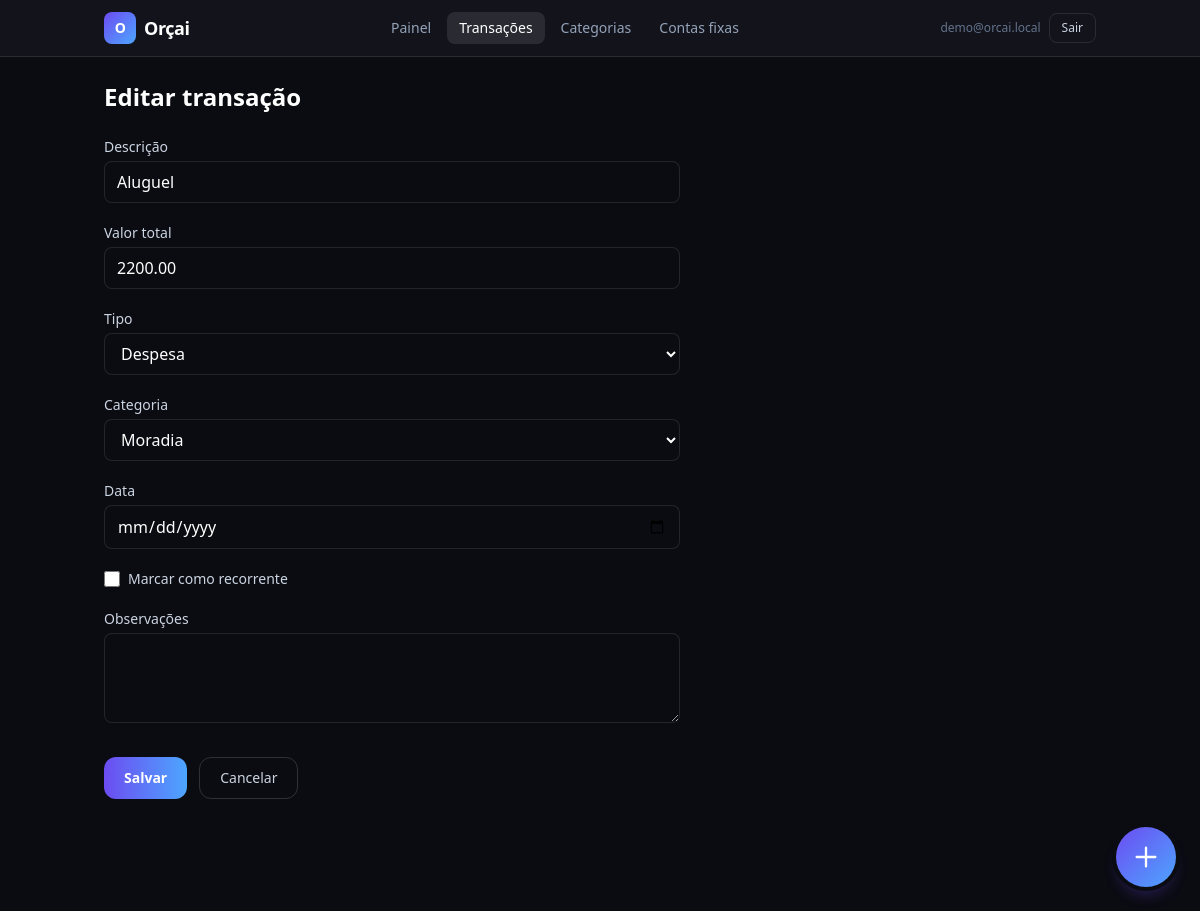
Screenshot of /transacoes/2/editar/ (signed in) with the database file from the repository.
### users/models.py (models this page shows, shortened)
class User(AbstractUser):
    email = models.EmailField("e-mail", unique=True)
    USERNAME_FIELD = "email"
    REQUIRED_FIELDS: list[str] = []
    class Meta:
        verbose_name = "usuário"
        verbose_name_plural = "usuários"

### finance/models.py (models this page shows, shortened)
class Transaction(models.Model):
    user = models.ForeignKey(
        settings.AUTH_USER_MODEL,
        on_delete=models.CASCADE,
        related_name="transactions",
    )
    description = models.CharField("descrição", max_length=255)
    amount = models.DecimalField(
        "valor",
        max_digits=14,
        decimal_places=2,
        validators=[MinValueValidator(Decimal("0.01"))],
    )
    transaction_type = models.CharField(
        "tipo",
        max_length=16,
        choices=TransactionType.choices,
    )
    category = models.ForeignKey(
        Category,
        on_delete=models.SET_NULL,
        null=True,
        blank=True,
        related_name="transactions",
    )
    occurred_on = models.DateField("data")
    is_recurring = models.BooleanField(
        "recorrente",
        default=False,
        help_text="Indica padrão recorrente além do plano de parcelas (ex.: assinatura).",
    )
    installment_plan = models.ForeignKey(
        InstallmentPlan,
        on_delete=models.CASCADE,
        null=True,
        blank=True,
        related_name="transactions",
    )
    installment_number = models.PositiveSmallIntegerField(
        "número da parcela",
        null=True,
        blank=True,
    )
    notes = models.TextField("observações", blank=True)
    created_at = models.DateTimeField(auto_now_add=True)
    updated_at = models.DateTimeField(auto_now=True)
    class Meta:
        verbose_name = "transação"
        verbose_name_plural = "transações"
        ordering = ["-occurred_on", "-pk"]
        indexes = [
            models.Index(fields=["user", "occurred_on"]),
            models.Index(fields=["user", "transaction_type", "occurred_on"]),
        ]

### finance/views.py (the view, shortened to what this page needs)
# urls.py: path("transacoes/<int:pk>/editar/", views.TransactionUpdateView.as_view(), name="transaction_update"),
class TransactionUpdateView(UserScopedMixin, UpdateView):
    model = Transaction
    form_class = TransactionForm
    template_name = "finance/transaction_form.html"
    pk_url_kwarg = "pk"
    def get_form_kwargs(self):
        kw = super().get_form_kwargs()
        kw["user"] = self.request.user
        kw["is_create"] = False
        return kw

### finance/mixins.py (called while the page is built)
    def get_queryset(self):
        qs = super().get_queryset()
        return qs.filter(**{self.user_field: self.request.user})

### templates/finance/transaction_form.html (shortened to what this page needs)
{% extends "layouts/app_shell.html" %}
{% block app_main %}
<h1 class="text-2xl font-semibold text-white">{% if object %}Editar transação{% else %}Nova transação{% endif %}</h1>
<form method="post" class="mt-6 max-w-xl space-y-5">
  <div>
    <label class="block text-sm font-medium text-slate-300" for="id_description">Descrição</label>
    {{ form.description }}
  </div>
  <div>
    <label class="block text-sm font-medium text-slate-300" for="id_amount">Valor total</label>
    {{ form.amount }}
  </div>
  <div>
    <label class="block text-sm font-medium text-slate-300" for="id_transaction_type">Tipo</label>
    {{ form.transaction_type }}
  </div>
  <div>
    <label class="block text-sm font-medium text-slate-300" for="id_category">Categoria</label>
    <select name="{{ form.category.name }}" id="id_category" class="mt-1 w-full rounded-lg border border-white/10 bg-[#0B0B12] px-3 py-2 text-white outline-none focus:ring-2 focus:ring-skyfi">
      {% for choice in form.category.field.queryset %}
      <option value="{{ choice.pk }}" data-kind="{{ choice.kind }}"
        {% if form.category.value == choice.pk or form.category.value|stringformat:'s' == choice.pk|stringformat:'s' %}selected{% endif %}>{{ choice.name }}</option>
      {% endfor %}
    </select>
  </div>
  <div>
    <label class="block text-sm font-medium text-slate-300" for="id_occurred_on">Data</label>
    {{ form.occurred_on }}
  </div>
  <div class="flex items-center gap-2">
    {{ form.is_recurring }}
    <label class="text-sm text-slate-300" for="id_is_recurring">Marcar como recorrente</label>
  </div>
  <div>
    <label class="block text-sm font-medium text-slate-300" for="id_notes">Observações</label>
    {{ form.notes }}
  </div>
  <div class="flex flex-wrap gap-3 pt-2">
    <button type="submit" class="rounded-xl bg-gradient-to-r from-orchid to-skyfi px-5 py-2.5 text-sm font-semibold text-white hover:opacity-95">Salvar</button>
    <a href="{% url 'finance:transaction_list' %}" class="rounded-xl border border-white/15 px-5 py-2.5 text-sm text-slate-300 hover:bg-white/5">Cancelar</a>
  </div>
</form>
{% endblock %}

### templates/partials/app_nav.html (shortened to what this page needs)
{% with path=request.path %}
<header class="sticky top-0 z-40 border-b border-white/10 bg-card/90 backdrop-blur">
  <div class="mx-auto flex max-w-5xl flex-wrap items-center justify-between gap-3 px-4 py-3">
    <a href="{% url 'dashboard:home' %}" class="flex items-center gap-2 text-lg font-semibold tracking-tight text-white">
      <span class="inline-flex h-8 w-8 items-center justify-center rounded-lg bg-gradient-to-br from-orchid to-skyfi text-sm font-bold">O</span>
      Orçai
    </a>
    <nav class="flex flex-wrap items-center gap-1 text-sm">
      <a href="{% url 'dashboard:home' %}" class="rounded-lg px-3 py-1.5 {% if path == '/' %}bg-white/10 text-white{% else %}text-slate-400 hover:bg-white/5 hover:text-white{% endif %}">Painel</a>
      <a href="{% url 'finance:transaction_list' %}" class="rounded-lg px-3 py-1.5 {% if '/transacoes' in path %}bg-white/10 text-white{% else %}text-slate-400 hover:bg-white/5 hover:text-white{% endif %}">Transações</a>
      <a href="{% url 'finance:category_list' %}" class="rounded-lg px-3 py-1.5 {% if '/categorias' in path %}bg-white/10 text-white{% else %}text-slate-400 hover:bg-white/5 hover:text-white{% endif %}">Categorias</a>
      <a href="{% url 'finance:recurring_list' %}" class="rounded-lg px-3 py-1.5 {% if '/contas-fixas' in path %}bg-white/10 text-white{% else %}text-slate-400 hover:bg-white/5 hover:text-white{% endif %}">Contas fixas</a>
    </nav>
    <div class="flex items-center gap-2">
      <span class="hidden max-w-[140px] truncate text-xs text-slate-500 sm:inline">{{ user.email }}</span>
      <form action="{% url 'users:logout' %}" method="post">
        <button type="submit" class="rounded-lg border border-white/10 px-3 py-1.5 text-xs font-medium text-slate-300 hover:border-white/20 hover:text-white">Sair</button>
      </form>
    </div>
  </div>
</header>
{% endwith %}

### rows the page displays
User: email "demo@orcai.local"
Transaction: description "Aluguel", amount "2200.00", transaction_type "Despesa"

### other values shown
form field category "Moradia"
